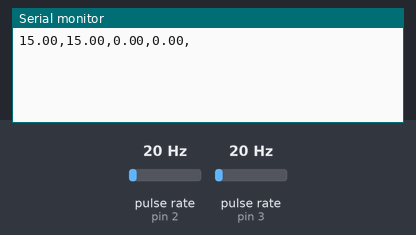
This sketch was run on a simulated Arduino Uno, built with avr-gcc and run on an emulated ATmega328P. Shown: the last lines printed to the serial monitor. Wiring (inferred from the names in the program): 2 × pulse sensor: data pin 2 / data pin 3. Inputs (shaded band) come from the test bench; at power-on: pulse rate (sensors on pin 2, pin 3) 20 Hz.

Above: at 1.2 s.
1.3 s: pulse rate (sensor on pin 2) set to 4 Hz
At 2.6 s:
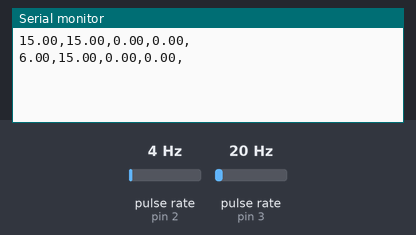
2.8 s: pulse rate (sensor on pin 3) set to 50 Hz
At 3.8 s:
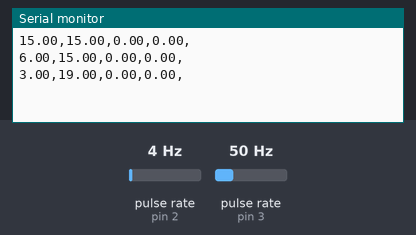
4.3 s: pulse rate (sensor on pin 2) set to 50 Hz
At 5.4 s:
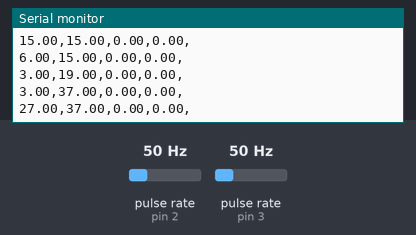
5.8 s: pulse rate (sensor on pin 3) set to 4 Hz
At 6.8 s:
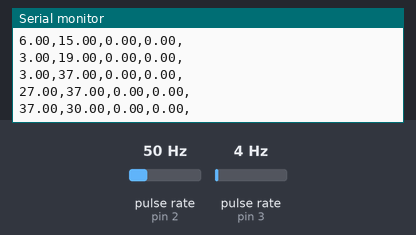
Timing chart, 0 to 8.3 s (numbered marks = the images above; inputs shaded):
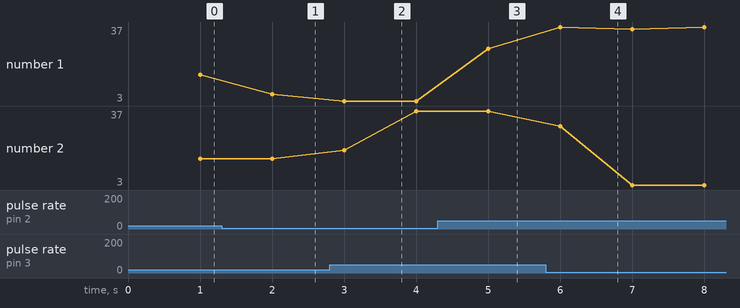

Measured:
- after the input at 1.3 s, the serial monitor: prints a new line after 0.70 s (image 1)
- after the input at 2.8 s, the serial monitor: prints a new line after 0.20 s (image 2)
- after the input at 4.3 s, the serial monitor: prints a new line after 0.70 s (image 3)
- after the input at 5.8 s, the serial monitor: prints a new line after 0.20 s (image 4)
- plotted number 1: 15 → 6 after the input at 1.3 s, 3 → 27 after the input at 4.3 s
- plotted number 2: 15 → 37 after the input at 2.8 s

The sketch:

Leonardo_RPM_Testi.ino
```cpp
#define Enc 7         // Interrupt pini   (Encoder )
#define hallsens1  2 // Interrupt pini (Sens1)
#define hallsens2  3   // Interrupt pini (Sens2)
#define Tach 1


long previousMillis1 = 0;
long currentMillis1 = 0;

float rpm_encoder = 0;
float rpm_sens1 = 0;
float rpm_sens2 = 0;
float rpm_tachometer = 0;


volatile long Tachometer;
volatile long  EncoderValue;
volatile long HallEffectValue1 = 0;
volatile long HallEffectValue2 = 0;

void updateTach()
{
    Tachometer++;

}
void updateSens1()
{
  HallEffectValue1++;
}
void updateSens2()
{
  HallEffectValue2++;
}

void updateEncoder()
{
  EncoderValue++;
}


void  Rpm_Sens1()    //RPM FUNCTİON

{
  currentMillis1 = millis();
    if (currentMillis1 - previousMillis1 == 1000)
     {
      previousMillis1 = currentMillis1;

      rpm_sens1 = HallEffectValue1 * 60 /80;       //SENSÖR1 RPM MEASUREMENT
      Serial.print(rpm_sens1);
      Serial.print(",");
      HallEffectValue1 = 0;

      rpm_sens2 = HallEffectValue2 * 60/80;        //SENSÖR2 RPM MEASUREMENT
      Serial.print(rpm_sens2);
      Serial.print(",");
      HallEffectValue2 = 0;


      rpm_encoder = EncoderValue * 60 /2000;        //ENCODER RPM MEASUREMENT
      Serial.print(rpm_encoder);
      Serial.print(",");
      EncoderValue = 0;

      rpm_tachometer = Tachometer*60 /2000;         //TACHOMETER RPM MEASUREMENT
      Serial.print(rpm_tachometer);
      Serial.println(",");
      Tachometer = 0;

}
}


void setup() {

    pinMode(Enc, INPUT_PULLUP);
    pinMode(hallsens1, INPUT_PULLUP);
    pinMode(hallsens2, INPUT_PULLUP);
    pinMode(Tach,INPUT_PULLUP);
    Serial.begin(9600);

    attachInterrupt(digitalPinToInterrupt(Enc), updateEncoder, RISING);
    attachInterrupt(digitalPinToInterrupt(hallsens1), updateSens1, RISING);
    attachInterrupt(digitalPinToInterrupt(hallsens2), updateSens2, RISING);
    attachInterrupt(digitalPinToInterrupt(Tach), updateTach, RISING);


}

void loop() {

  Rpm_Sens1();

}
```
